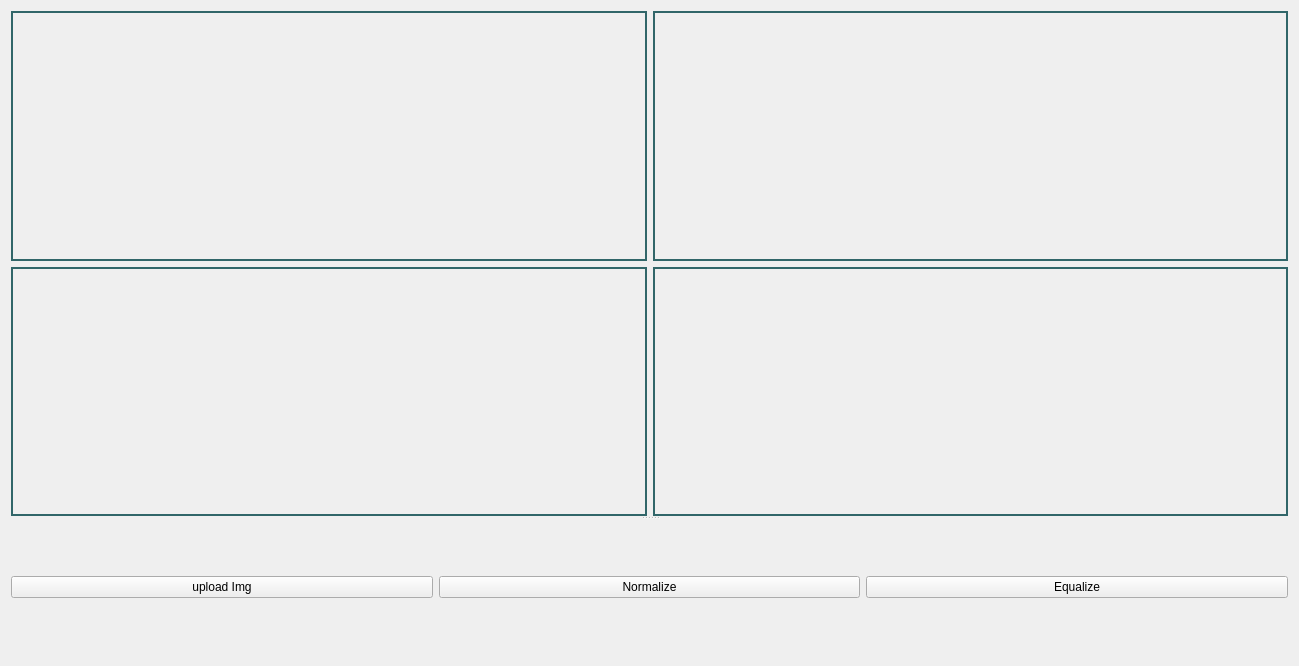
<?xml version="1.0" encoding="UTF-8"?>
<ui version="4.0">
 <class>HistogramWidget</class>
 <widget class="QWidget" name="HistogramWidget">
  <property name="geometry">
   <rect>
    <x>0</x>
    <y>0</y>
    <width>1299</width>
    <height>666</height>
   </rect>
  </property>
  <property name="windowTitle">
   <string>Form</string>
  </property>
  <layout class="QGridLayout" name="gridLayout_3">
   <item row="0" column="0">
    <widget class="QSplitter" name="splitter">
     <property name="orientation">
      <enum>Qt::Vertical</enum>
     </property>
     <widget class="QWidget" name="layoutWidget">
      <layout class="QGridLayout" name="gridLayout_2">
       <item row="1" column="0">
        <widget class="QLabel" name="originalEqualizedHistogramLabel">
         <property name="styleSheet">
          <string notr="true">border: 2px solid  #316669;
padding: 10px;</string>
         </property>
         <property name="text">
          <string/>
         </property>
        </widget>
       </item>
       <item row="1" column="1">
        <widget class="QLabel" name="processedEqualizedHistogramLabel">
         <property name="styleSheet">
          <string notr="true">border: 2px solid  #316669;
padding: 10px;</string>
         </property>
         <property name="text">
          <string/>
         </property>
        </widget>
       </item>
       <item row="0" column="1">
        <widget class="QLabel" name="processedImgLabel">
         <property name="styleSheet">
          <string notr="true">border: 2px solid  #316669;
padding: 10px;</string>
         </property>
         <property name="text">
          <string/>
         </property>
        </widget>
       </item>
       <item row="0" column="0">
        <widget class="QLabel" name="originalImgLabel">
         <property name="styleSheet">
          <string notr="true">border: 2px solid  #316669;
padding: 10px;</string>
         </property>
         <property name="text">
          <string/>
         </property>
        </widget>
       </item>
      </layout>
     </widget>
     <widget class="QWidget" name="layoutWidget">
      <layout class="QGridLayout" name="gridLayout">
       <item row="0" column="0">
        <widget class="QPushButton" name="uploadImgBtn">
         <property name="text">
          <string>upload Img</string>
         </property>
        </widget>
       </item>
       <item row="0" column="1">
        <widget class="QPushButton" name="normalizeBtn">
         <property name="text">
          <string>Normalize</string>
         </property>
        </widget>
       </item>
       <item row="0" column="2">
        <widget class="QPushButton" name="equalizeImg">
         <property name="text">
          <string>Equalize</string>
         </property>
        </widget>
       </item>
      </layout>
     </widget>
    </widget>
   </item>
  </layout>
 </widget>
 <resources/>
 <connections/>
</ui>
